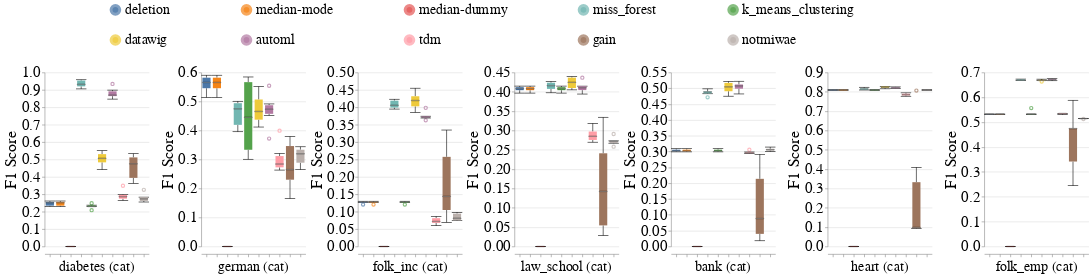

Notebook source saved alongside this figure:
### Markdown cell above
### Overall Metrics

### Code cell
create_box_plots_for_diff_imputers_and_datasets_for_mixed_exp(train_injection_scenario='MNAR3',
                                                              test_injection_scenario='MNAR3',
                                                              metric_name='f1_score',
                                                              dataset_to_column_name=DATASET_TO_COLUMN_NAME,
                                                              db_client=db_client,
                                                              without_dummy=False)

### Figure 1 — Vega-Lite specification as saved in the notebook (floating-point values rounded to 4 significant figures; data arrays with more than 128 entries replaced by an {"elided": "..."} marker saying what was removed)
{"config": {"view": {"continuousWidth": 400, "continuousHeight": 300, "stroke": null}, "axis": {"labelFontSize": 26, "labelFontWeight": "normal", "titleFontSize": 28, "titleFontWeight": "normal"}, "facet": {"spacing": 5}, "header": {"labelFontSize": 24, "labelOrient": "bottom", "labelPadding": 5, "titleFontSize": 28}, "legend": {"columns": 5, "direction": "horizontal", "labelFontSize": 24, "labelLimit": 400, "orient": "top", "symbolOffset": 110, "symbolStrokeWidth": 10, "titleAnchor": "middle", "titleFontSize": 26, "titleLimit": 300}, "title": {"fontSize": 28}}, "data": {"name": "data-04b014167d96115b7938d029c0e64792"}, "mark": {"type": "boxplot", "median": {"stroke": "black", "strokeWidth": 0.7}, "ticks": true}, "encoding": {"color": {"field": "Null_Imputer_Name", "sort": ["deletion", "median-mode", "median-dummy", "miss_forest", "k_means_clustering", "datawig", "automl", "nomi", "tdm", "gain", "notmiwae"], "title": null, "type": "nominal"}, "column": {"field": "Extended_Dataset_Name", "sort": {"field": "Dataset_Sequence_Number", "order": "ascending"}, "title": null, "type": "nominal"}, "x": {"axis": {"labels": false}, "field": "Null_Imputer_Name", "sort": ["deletion", "median-mode", "median-dummy", "miss_forest", "k_means_clustering", "datawig", "automl", "nomi", "tdm", "gain", "notmiwae"], "title": null, "type": "nominal"}, "y": {"field": "F1_Score", "scale": {"zero": false}, "title": "F1 Score", "type": "quantitative"}}, "resolve": {"scale": {"y": "independent"}}, "width": 180, "$schema": "https://vega.github.io/schema/vega-lite/v4.17.0.json", "datasets": {"data-04b014167d96115b7938d029c0e64792": {"elided": "420 records"}}}
